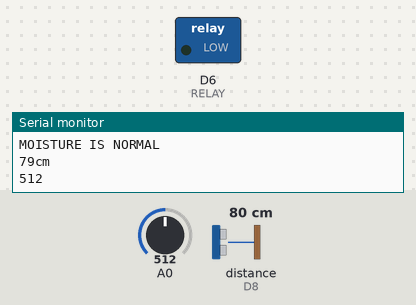
Recording of a sketch running on a simulated ESP8266 (NodeMCU). On the bench: switched loads named in the sketch (green lamp = pin HIGH), the last lines printed to the serial monitor. Wiring (inferred from the names in the program): ultrasonic range finder: trigger D7; echo D8. The inputs (shaded band) are chosen by the test bench; at power-on: A0 = 512, distance to the obstacle (sensor on D8) 80 cm. The echo pulse lasts 58.3 µs per cm; WiFi joins after 1.5 s; servers stay silent unless stated; pins used as bus, display or sensor lines are not drawn.

Above: at 3.0 s.
3.1 s: A0 set to 584
5.0 s: A0 set to 614
At 7.3 s:
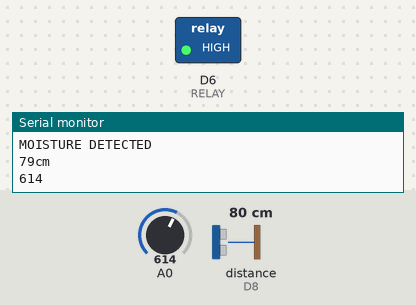
9.3 s: A0 set to 590
At 10.9 s:
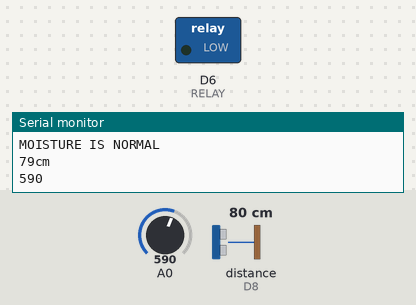
11.3 s: A0 set to 610
At 13.4 s:
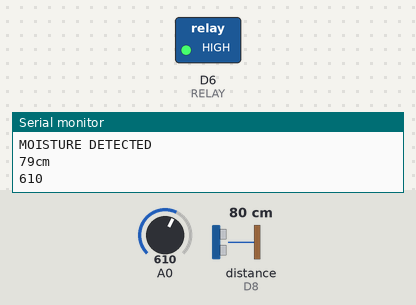
Timing chart, 0 to 14.9 s (numbered marks = the images above; inputs shaded):
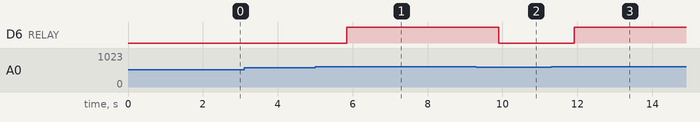

Measured:
- the behaviour switches between 600 and 601 on A0 (found by bisection; images 0 and 1)
- after the input at 5.0 s, D6 (RELAY): LOW → HIGH after 0.85 s
- after the input at 9.3 s, D6 (RELAY): HIGH → LOW after 0.60 s
- after the input at 11.3 s, D6 (RELAY): LOW → HIGH after 0.62 s

The sketch:

final_code.ino
```cpp
/*
 * Based on Blynk Examples, changes made accordingly.
 * Under FeedName avoid using <>
 *
 * For IoT Development Board, 1.0 @Technomate Edubotics Pvt Ltd.
 *
 */

#define BLYNK_PRINT Serial
#include<ESP8266WiFi.h>
#include<BlynkSimpleEsp8266.h>

const char* ssid = " ";    //Your Network SSID Here
const char* password = " "; //Your Network password, here
char auth[] = " "; //Your aauthentication of Blynk App


int SOIL_MOISTURE= A0;
int distance;
int TRIGGERPIN = D7;
int ECHOPIN  =  D8;
int RELAY=D6;

WidgetLCD lcd(V1);


void setup()
{
  Serial.begin(9600);
  Blynk.begin(auth,ssid,password);
  pinMode(TRIGGERPIN, OUTPUT);
  pinMode(RELAY,OUTPUT);
  pinMode(ECHOPIN, INPUT);
  lcd.clear();
}


void loop()
{
  lcd.clear();
  lcd.print(0, 0, "Distance in cm");
  int soil=analogRead(A0);
  long duration, distance;
  Serial.println(soil);
  delay(500);

  if(soil>600)
  {
   Serial.println("MOISTURE DETECTED");
   Blynk.notify("MOISTURE DETECTED ...NEED SOME WATER");
   digitalWrite(RELAY, HIGH);
  }
  else
  {
   Serial.println("MOISTURE IS NORMAL");
   digitalWrite(RELAY, LOW);
  }

  digitalWrite(TRIGGERPIN, LOW);
  delayMicroseconds(3);
  digitalWrite(TRIGGERPIN, HIGH);
  delayMicroseconds(12);
  digitalWrite(TRIGGERPIN, LOW);
  duration = pulseIn(ECHOPIN, HIGH);
  distance= duration*0.034/2;
 // distance = (duration/2) / 29.1;
  Serial.print(distance);
  Serial.println("cm");
  lcd.print(7, 1, distance);

  if (0 < distance && distance < 4)
  {
    Serial.println("Tank full");
    Blynk.virtualWrite(V2, 1023);
    Blynk.notify("Alert:Tank full");
  }

  if( 5< distance && distance < 8)
  {
    Blynk.virtualWrite(V3, 1023);
    Serial.println("ALLMOST FULL");
    Blynk.notify("Alert:Tank half");
  }

  if(15< distance && distance < 18)
  {
    Serial.println("EMPTY");
    Blynk.virtualWrite(V4, 1023);
    Blynk.notify("Alert:EMPTY");
  }

  Blynk.virtualWrite(V1, distance);
  Blynk.run();
}
```
